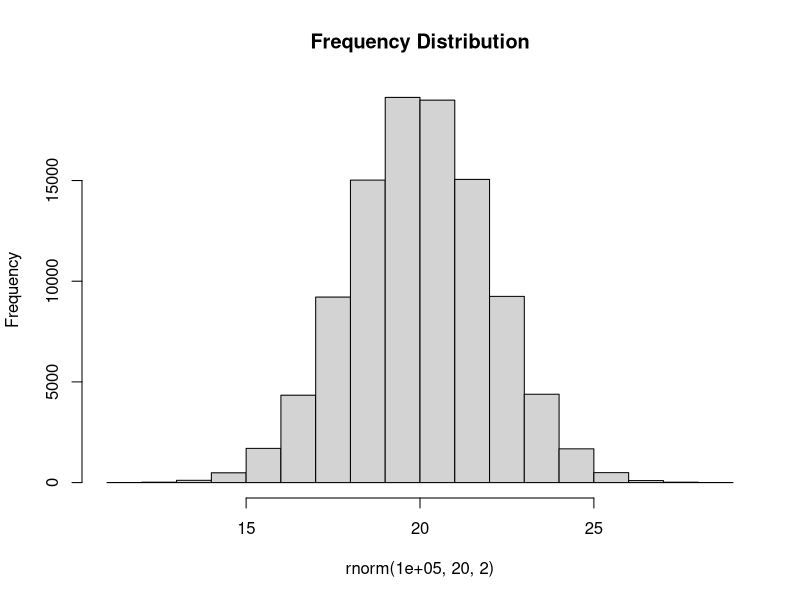
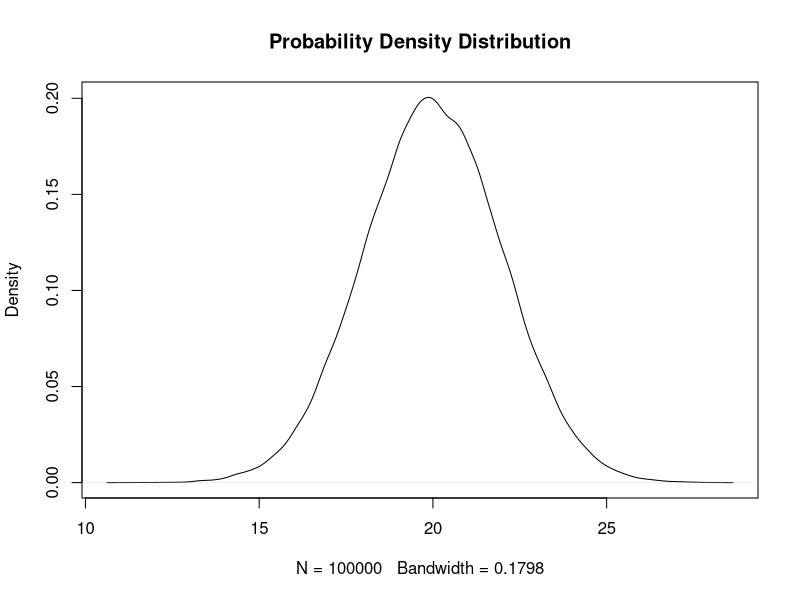
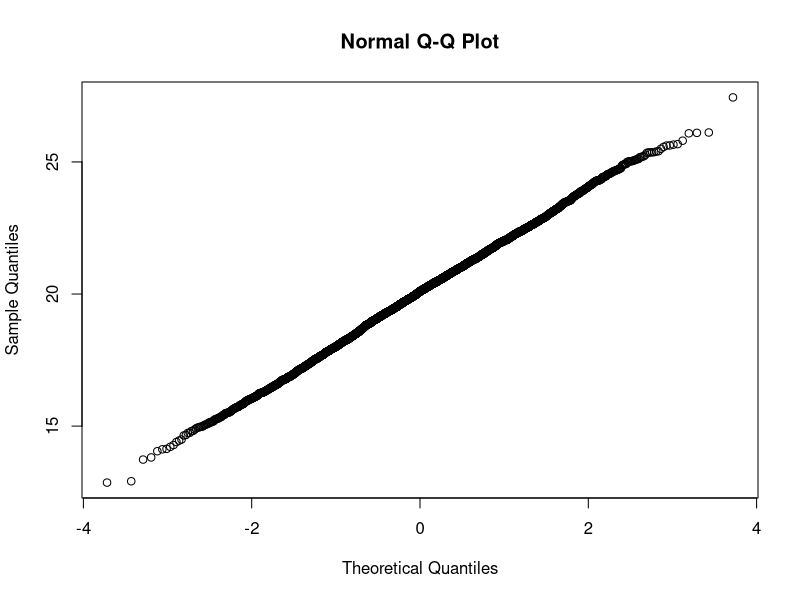
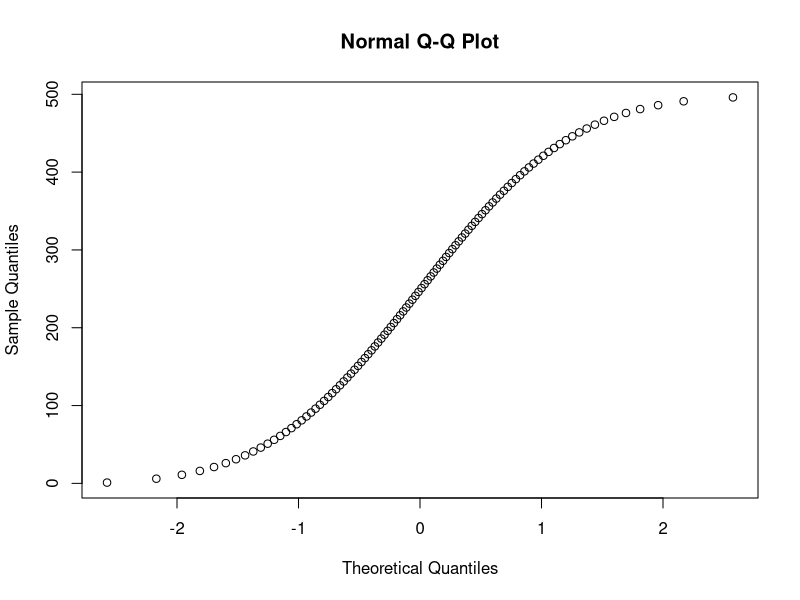
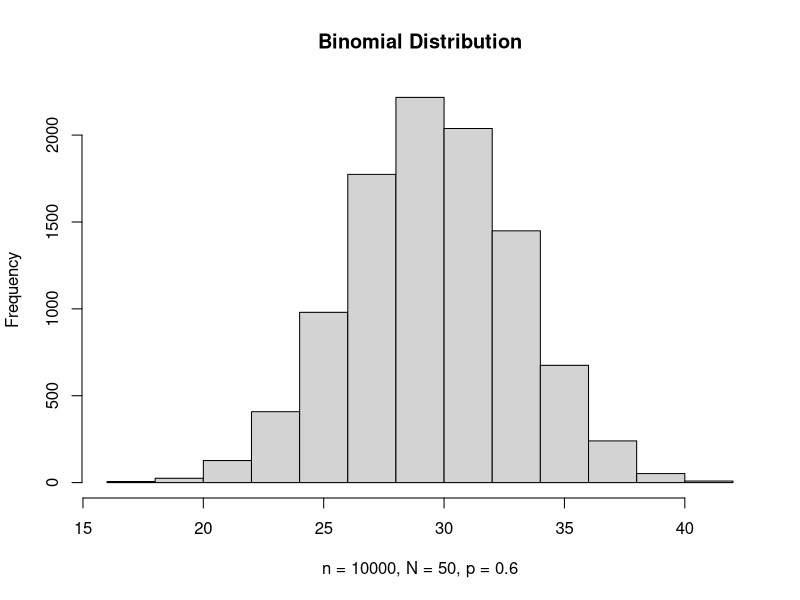
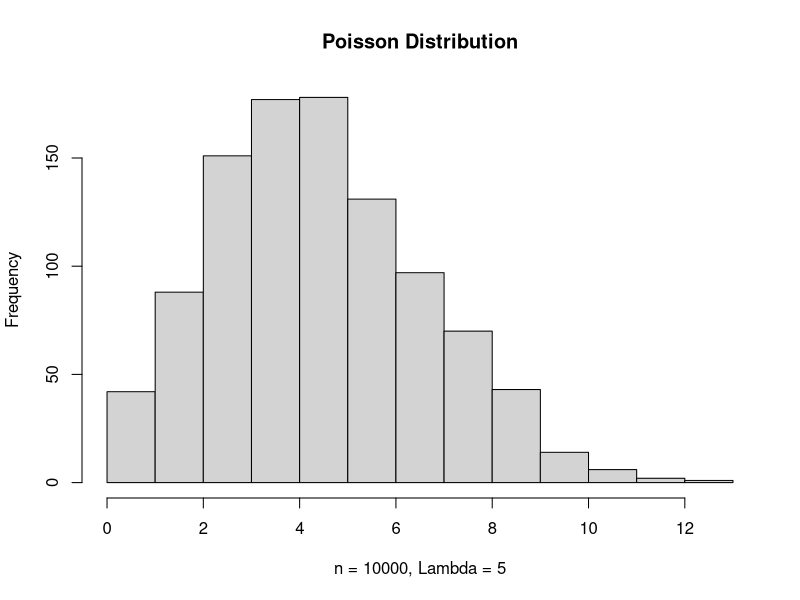

The R source for these figures, in order:
## ---- chunk 1
knitr::opts_chunk$set(echo = TRUE, message = FALSE, warning = FALSE, cache = TRUE, cache.lazy=TRUE, tidy.opts=list(width.cutoff=20),tidy=TRUE, fig.height=8)
options(digits=2)
## ---- chunk 2
hist(rnorm(100000,20,2),
main = "Frequency Distribution")
## ---- chunk 3
plot(density(rnorm(100000,20,2)),
main = "Probability Density Distribution")
## ---- chunk 4
shapiro.test(rnorm(5000,20,2))
## ---- chunk 5
shapiro.test(seq(1,500,5))
## ---- chunk 6
qqnorm(rnorm(5000,20,2))
## ---- chunk 7
qqnorm(seq(1,500,5))
## ---- chunk 8
  set.seed(42)
  hist(rbinom(n = 10000, size = 50, prob = 0.6), main = "Binomial Distribution", xlab = 
  "n = 10000, N = 50, p = 0.6")
## ---- chunk 9
  set.seed(42)
  hist(rpois(1000, 5), main = "Poisson Distribution", xlab = 
  "n = 10000, Lambda = 5")
